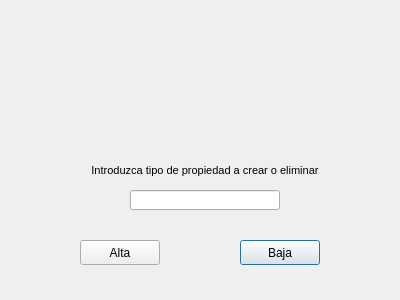
<?xml version="1.0" encoding="UTF-8"?>
<ui version="4.0">
 <class>dlg_tipoprop</class>
 <widget class="QDialog" name="dlg_tipoprop">
  <property name="windowModality">
   <enum>Qt::ApplicationModal</enum>
  </property>
  <property name="geometry">
   <rect>
    <x>0</x>
    <y>0</y>
    <width>400</width>
    <height>300</height>
   </rect>
  </property>
  <property name="minimumSize">
   <size>
    <width>400</width>
    <height>300</height>
   </size>
  </property>
  <property name="maximumSize">
   <size>
    <width>400</width>
    <height>300</height>
   </size>
  </property>
  <property name="contextMenuPolicy">
   <enum>Qt::DefaultContextMenu</enum>
  </property>
  <property name="windowTitle">
   <string>Gestion Tipo Propiedades</string>
  </property>
  <widget class="QLabel" name="label">
   <property name="geometry">
    <rect>
     <x>160</x>
     <y>20</y>
     <width>91</width>
     <height>91</height>
    </rect>
   </property>
   <property name="sizePolicy">
    <sizepolicy hsizetype="Preferred" vsizetype="Preferred">
     <horstretch>60</horstretch>
     <verstretch>60</verstretch>
    </sizepolicy>
   </property>
   <property name="minimumSize">
    <size>
     <width>60</width>
     <height>60</height>
    </size>
   </property>
   <property name="text">
    <string/>
   </property>
   <property name="pixmap">
    <pixmap>../img/inmoteis.ico</pixmap>
   </property>
   <property name="scaledContents">
    <bool>true</bool>
   </property>
  </widget>
  <widget class="QFrame" name="frame">
   <property name="geometry">
    <rect>
     <x>60</x>
     <y>130</y>
     <width>291</width>
     <height>91</height>
    </rect>
   </property>
   <property name="frameShape">
    <enum>QFrame::NoFrame</enum>
   </property>
   <property name="frameShadow">
    <enum>QFrame::Sunken</enum>
   </property>
   <widget class="QLabel" name="lblTipoprop">
    <property name="geometry">
     <rect>
      <x>10</x>
      <y>30</y>
      <width>270</width>
      <height>20</height>
     </rect>
    </property>
    <property name="sizePolicy">
     <sizepolicy hsizetype="Fixed" vsizetype="Preferred">
      <horstretch>0</horstretch>
      <verstretch>0</verstretch>
     </sizepolicy>
    </property>
    <property name="minimumSize">
     <size>
      <width>270</width>
      <height>20</height>
     </size>
    </property>
    <property name="maximumSize">
     <size>
      <width>270</width>
      <height>20</height>
     </size>
    </property>
    <property name="font">
     <font>
      <pointsize>8</pointsize>
     </font>
    </property>
    <property name="cursor">
     <cursorShape>ArrowCursor</cursorShape>
    </property>
    <property name="layoutDirection">
     <enum>Qt::RightToLeft</enum>
    </property>
    <property name="text">
     <string>Introduzca tipo de propiedad a crear o eliminar</string>
    </property>
    <property name="alignment">
     <set>Qt::AlignCenter</set>
    </property>
   </widget>
   <widget class="QLineEdit" name="txtGestipoprop">
    <property name="geometry">
     <rect>
      <x>70</x>
      <y>60</y>
      <width>150</width>
      <height>20</height>
     </rect>
    </property>
    <property name="minimumSize">
     <size>
      <width>150</width>
      <height>20</height>
     </size>
    </property>
    <property name="maximumSize">
     <size>
      <width>150</width>
      <height>20</height>
     </size>
    </property>
    <property name="styleSheet">
     <string notr="true"/>
    </property>
   </widget>
  </widget>
  <widget class="QPushButton" name="btnDeltipoprop">
   <property name="geometry">
    <rect>
     <x>240</x>
     <y>240</y>
     <width>80</width>
     <height>25</height>
    </rect>
   </property>
   <property name="sizePolicy">
    <sizepolicy hsizetype="Minimum" vsizetype="Fixed">
     <horstretch>0</horstretch>
     <verstretch>0</verstretch>
    </sizepolicy>
   </property>
   <property name="minimumSize">
    <size>
     <width>80</width>
     <height>25</height>
    </size>
   </property>
   <property name="maximumSize">
    <size>
     <width>80</width>
     <height>25</height>
    </size>
   </property>
   <property name="text">
    <string>Baja</string>
   </property>
  </widget>
  <widget class="QPushButton" name="btnAltatipoprop">
   <property name="geometry">
    <rect>
     <x>80</x>
     <y>240</y>
     <width>80</width>
     <height>25</height>
    </rect>
   </property>
   <property name="minimumSize">
    <size>
     <width>80</width>
     <height>25</height>
    </size>
   </property>
   <property name="maximumSize">
    <size>
     <width>80</width>
     <height>25</height>
    </size>
   </property>
   <property name="text">
    <string>Alta</string>
   </property>
  </widget>
 </widget>
 <resources/>
 <connections/>
</ui>
